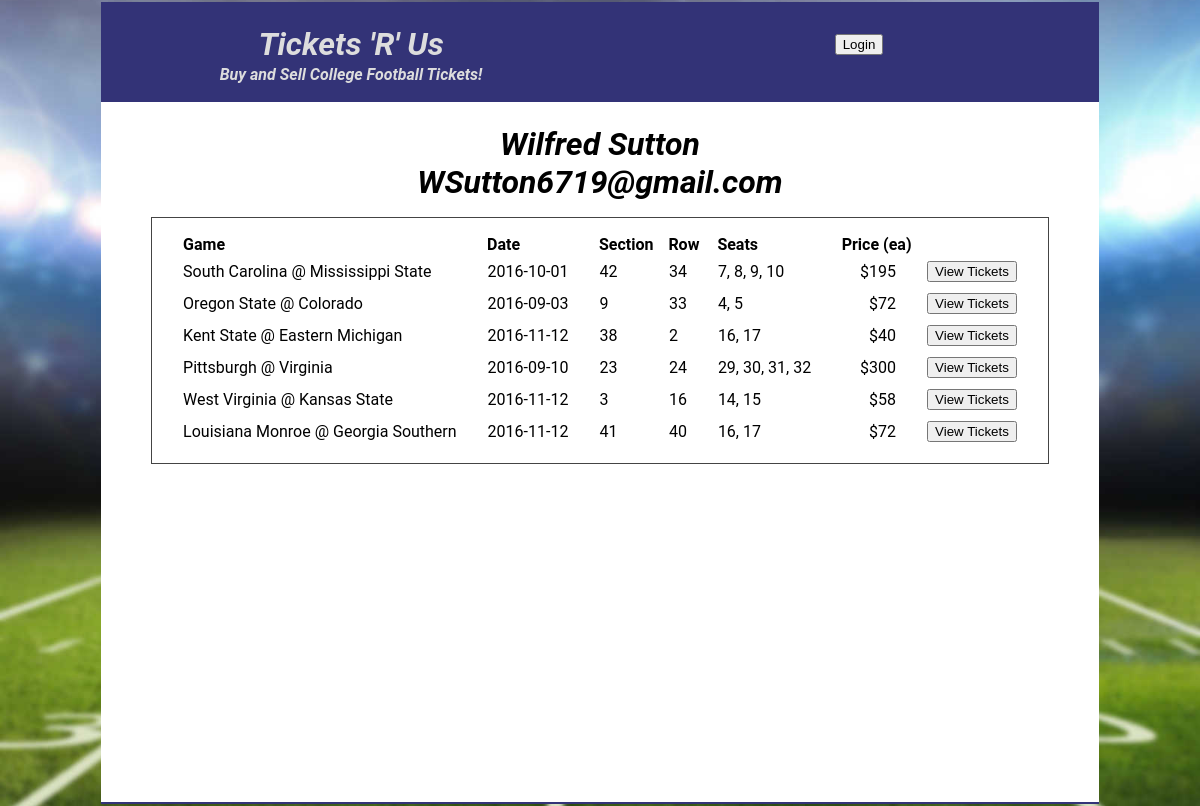
Page /users/1 on the committed database.
### tickets.py (models this page shows, shortened)
class User(Base):
    __tablename__ = 'user'
    id = Column(Integer, primary_key=True)
    name = Column(String, nullable=False)
    email = Column(String, nullable=False)
    picture = Column(String, nullable=True)

class Ticket_Lot(Base):
    __tablename__ = 'ticket_lot'
    id = Column(Integer, primary_key=True)
    seller_id = Column(Integer, ForeignKey('user.id'))
    seller = relationship(User, backref=backref('ticket_lots'))
    game_id = Column(Integer, ForeignKey('game.id'))
    game = relationship(Game, backref=backref('ticket_lots'))
    section = Column(Integer)
    row = Column(Integer)
    price = Column(Integer) # $ per ticket
    def seats(self):
        return [ ticket.seat for ticket in self.tickets ]
    def seats_str(self):
        return ', '.join(map(str,self.seats()))

class Team(Base):
    __tablename__ = 'team'
    id = Column(Integer, primary_key = True)
    name =Column(String, nullable = False)
    nickname = Column(String)
    espn_id =  Column(Integer)
    city =  Column(String)
    state = Column(String)
    conference = Column(String, ForeignKey('conference.abbrev_name'))
    logo = Column(String)

class Game(Base):
    __tablename__ = 'game'
    id = Column(Integer, primary_key=True)
    home_team_id = Column(Integer, ForeignKey('team.id'))
    home_team = relationship(Team, foreign_keys=[home_team_id], backref=backref('home_games'))
    visiting_team_id = Column(Integer, ForeignKey('team.id'))
    visiting_team = relationship(Team, foreign_keys=[visiting_team_id], backref=backref('away_games'))
    date = Column(Date, nullable=False)

class Ticket(Base):
    __tablename__ = 'ticket'
    id = Column(Integer, primary_key=True)
    lot_id = Column(Integer, ForeignKey('ticket_lot.id'))
    lot = relationship(Ticket_Lot, backref=backref('tickets'))
    seat = Column(Integer)

### web_server.py (the view)
@app.route('/users/<int:user_id>')
def user(user_id):
    user = db_session.query(User).filter_by(id=user_id).one()
    main = Markup(render_template('user.html', user=user))
    return render_template('layout.html', main=main, login_session=login_session)

### templates/user.html
<div id="user-div">
    <h1>
        {{user.name}} <br>
        {{user.email}}
    </h1>
    <div class="game-tickets">
        <table class="tickets">
            <tr class="ticket-lot">
                <th> Game </th>
                <th> Date </th>
                <th class="section"> Section </td>
                <th class="row"> Row </td>
                <th class="seats"> Seats </td>
                <th class="price"> Price (ea) </td>
            </tr>
            {% for ticket_lot in user.ticket_lots %}
            <tr class="ticket-lot">
                <td class="game"> {{ticket_lot.game.visiting_team.name}} @ {{ticket_lot.game.home_team.name}} </td>
                <td class="date"> {{ticket_lot.game.date}} </td>
                <td class="section"> {{ticket_lot.section}} </td>
                <td class="row"> {{ticket_lot.row}} </td>
                <td class="seats"> {{ticket_lot.seats_str()}} </td>
                <td class="price"> ${{ticket_lot.price}} </td>
                <td class="view-button">
                    <a class="ticket-lot-a" href="/tickets/{{ticket_lot.id}}">
                        <button> View Tickets </button>
                    </a>
                </td>
            </tr>
            {% endfor %}
         </table>
    </div>
</div>

### templates/layout.html (shortened to what this page needs)
<!DOCTYPE=html>
<html>
<head>
    <link rel="stylesheet" href="{{ url_for('static', filename='style/tickets.css') }}">
</head>
<body>
<div id="container">
    <div id="header">
        <div id="header-title-div">
            <h1 id="header-title-h1">
                <a id="title-a" href="{{url_for('conferences')}}"> Tickets 'R' Us </a>
            </h1>
            <p>
                Buy and Sell College Football Tickets!
            </p>
        </div>
        <div id="header-login-div">
            {% if 'username' not in login_session %}
            <a class="header-login-a" href="{{url_for('login')}}">
                <button> Login </button>
            </a>
            {% else %}
            <a class="header-login-a" href="{{url_for('user', user_id=login_session['user_id'])}}">
                {{login_session['username']}} </a>
            <a class="header-login-a" href="{{url_for('disconnect')}}">
                <button> Logout </button>
            </a>
            {% endif %}
        </div>
        <p>
        </p>
    </div>
    <div id="main">
        {{main}}
    </div>
</div>
</body>
</html>

### static/style/tickets.css (style rules this page uses)
body, div, ul, li, p, h1, h2, h3, h4, h5, h6 { -webkit-box-sizing: border-box; -moz-box-sizing: border-box; -ms-box-sizing: border-box; box-sizing: border-box; border: 1px solid transparent; }
body, div, ul, li, p, h1, h2, h3, h4, h5, h6 { padding: 0; margin: 0; }
h1,h2,h3,h4 { width: 100%; }
body { display: -webkit-flex; display: flex; flex-wrap: wrap; flex-direction: row; justify-content: space-around; font-family: "Roboto", sans-serif; font-weight: bold; font-style: italic; text-align: center; background-image: url("/static/images/FF8a5Ku_2000_cropped.jpg"); background-size: cover; background-repeat: no-repeat; background-attachment: fixed; background-position: center; }
#container { display: -webkit-flex; display: flex; flex-wrap: wrap; flex-direction: column; justify-content: beginning; width: 90%; max-width: 1000px; }
#header, #footer, #main { display: -webkit-flex; display: flex; flex-wrap: wrap; flex-direction: row; justify-content: space-around; width: 100%; }
#title-a { color: #ddd; text-decoration: none; }
#header, #footer { color: #ddd; background: #337; }
#header { height: 100px; padding-top: 20px; }
#header-title-div { width: 50%; }
#header-title-h1 { width: 100%; }
#header-login-div { font-family: "Roboto", sans-serif; font-weight: normal; font-style: normal; width: 50%; margin-top: 10px; }
.header-login-a { margin-left: 20px; color: #ddd; text-decoration: none; }
#main { background: #fff; opacity: 1.0; padding-top: 20px; min-height: 700px; }
.conference-a, .ticket-lot-a { text-decoration: none; }
.game-tickets { border: 1px solid #444; padding: 15px; margin: 15px; background: #fff; }
table { border: 1px solid transparent; border-collapse: collapse; }
tr { border: 1px solid transparent; border-collapse: collapse; }
th { padding-left: 15px; padding-right: 0px; text-align: left; }
td { border: 1px solid transparent; border-collapse: collapse; padding: 5px; padding-left: 15px; padding-right: 15px; text-align: left; }
td.price { text-align: right; }

### rows in the picture
User: name "Wilfred Sutton", email "WSutton6719@gmail.com"
Ticket_Lot: game.visiting_team.name "South Carolina", game.home_team.name "Mississippi State", game "2016-10-01", section "42", row "34", seats_str "7, 8, 9, 10", price "195"
Ticket_Lot: game.visiting_team.name "Oregon State", game.home_team.name "Colorado", game "2016-09-03", section "9", row "33", seats_str "4, 5", price "72"
Ticket_Lot: game.visiting_team.name "Kent State", game.home_team.name "Eastern Michigan", game "2016-11-12", section "38", row "2", seats_str "16, 17", price "40"
Ticket_Lot: game.visiting_team.name "Pittsburgh", game.home_team.name "Virginia", game "2016-09-10", section "23", row "24", seats_str "29, 30, 31, 32", price "300"
Ticket_Lot: game.visiting_team.name "West Virginia", game.home_team.name "Kansas State", game "2016-11-12", section "3", row "16", seats_str "14, 15", price "58"
Ticket_Lot: game.visiting_team.name "Louisiana Monroe", game.home_team.name "Georgia Southern", game "2016-11-12", section "41", row "40", seats_str "16, 17", price "72"
